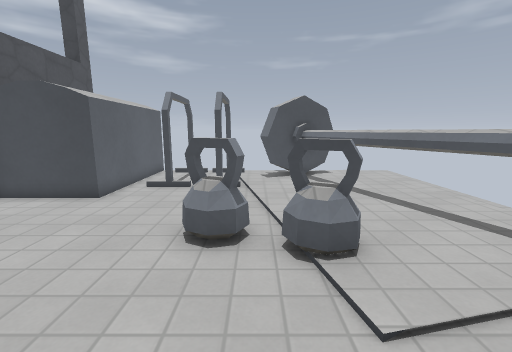
View 1 (above)

15 first-person views from a walk through a level from a Godot 3-D game. The camera is 1.3 m above the floor, tilts 10° down and sees 90° across. The floor is counted in squares, 0.5 m on a side. Each view is taken from the middle of a square. On the plan, view 1 faces up. The plan holds only what a view shows up to about 18 squares ahead; the rest is blank. Characters and animated objects are left out. Surface patterns are stand-ins for the level's own textures.

View 2
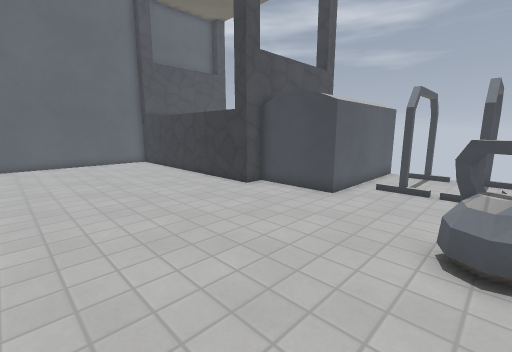

View 3
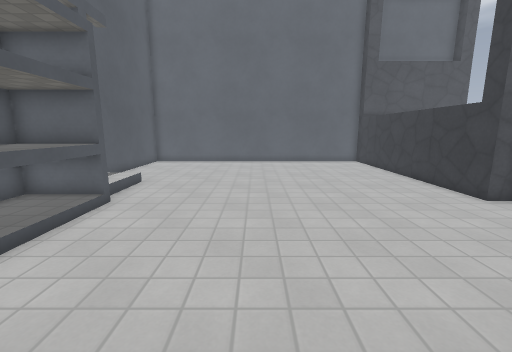

View 4
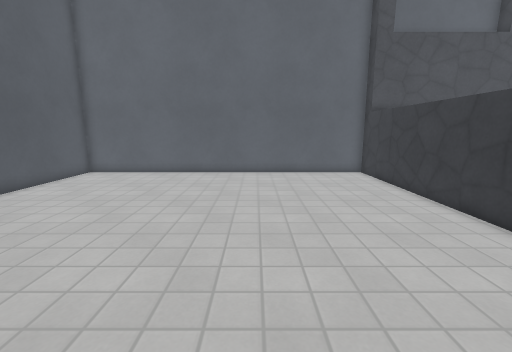

View 5
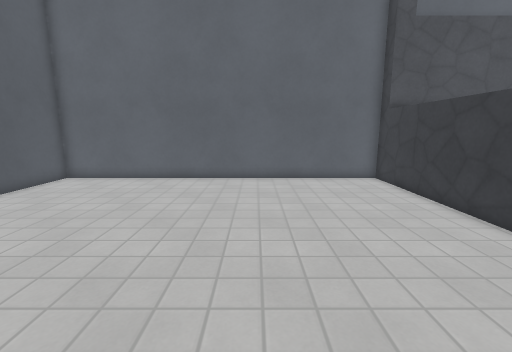

View 6
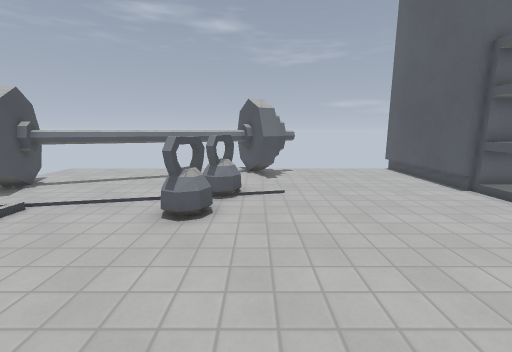

View 7
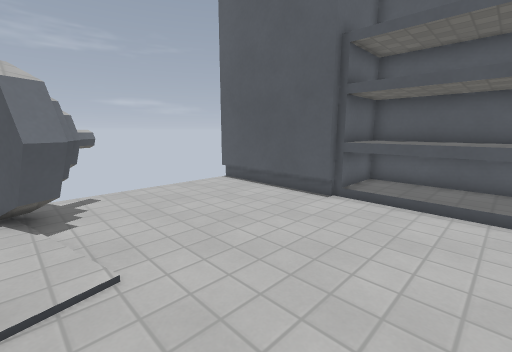

View 8
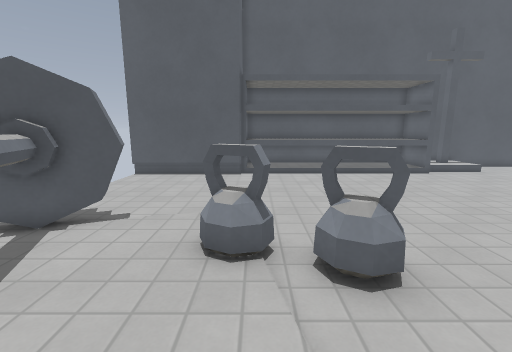

View 9
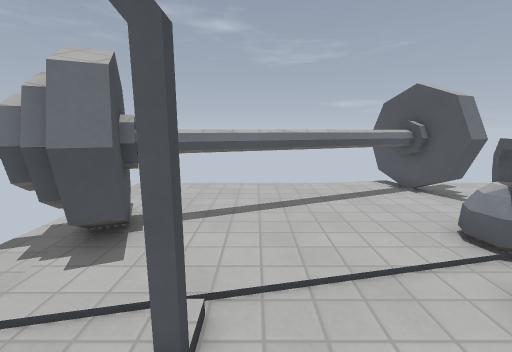

View 10
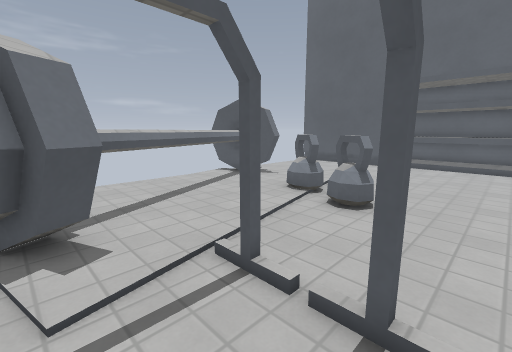

View 11
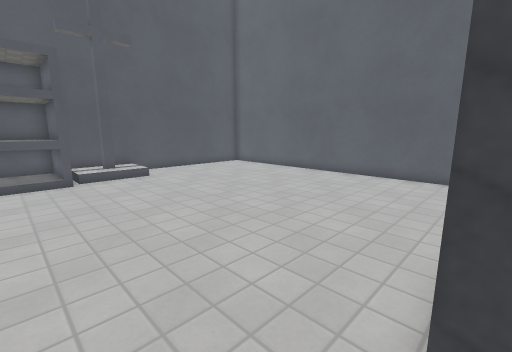

View 12
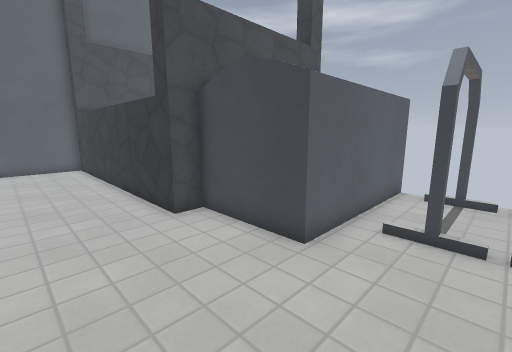

View 13
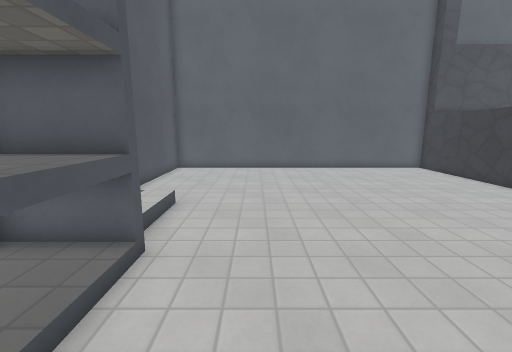

View 14
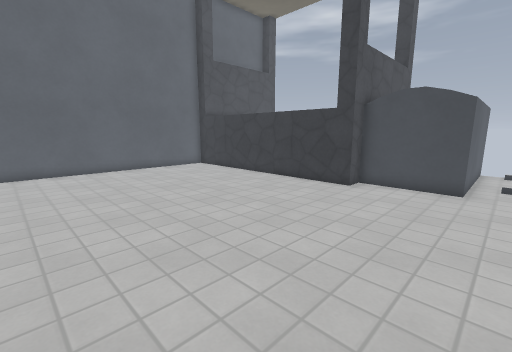

View 15
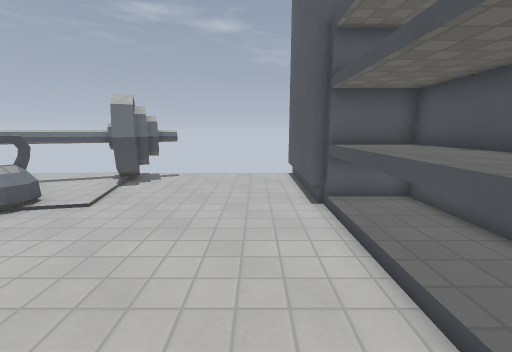

### Floor plan
Key: @ floor where view 1 was taken; # wall or solid block; x gap in a wall; . main floor; : floor 0.25 m higher than the main floor; / step, stairs or slope; = window, fence, low wall or low ledge.
Columns run from 23 left of view 1 to 9 right of it. Each row starts with its distance up from view 1.
 17                  # #
 16                  #...#
 15                  #.....##
 14                  #.....####
 13                  #........#
 12                  #.#.#....##
 11                  #.........#
 10              #####.........##
  9 ##############............. #
  8 #...........................#
  7 #....................#=.....##
  6 #....................##x#=...#
  5 #.......................##...#
  4 #...........................##
  3 #...........................###
  2 #............................###
  1 #..............................#
  0 #......................@........
 -1 #...............................
 -2 #...............................
 -3 #...............................
 -4 #...............................
 -5 #............####################
 -6 #........////##
 -7 #........///:#
 -8 #......../:::#

Positions as (right, up) in squares from view 1, and headings:
1: (0, 0), facing up
2: (-1, 0), facing up-left
3: (-1, 0), facing left
4: (-7, 2), facing left
5: (-9, 2), facing left
6: (-9, 4), facing right
7: (-3, 4), facing down-right
8: (1, 11), facing down
9: (-4, 11), facing right
10: (-5, 15), facing down-right
11: (-8, 9), facing down-left
12: (-3, 5), facing up-left
13: (-5, -3), facing left
14: (-5, -3), facing up-left
15: (-7, -3), facing right
